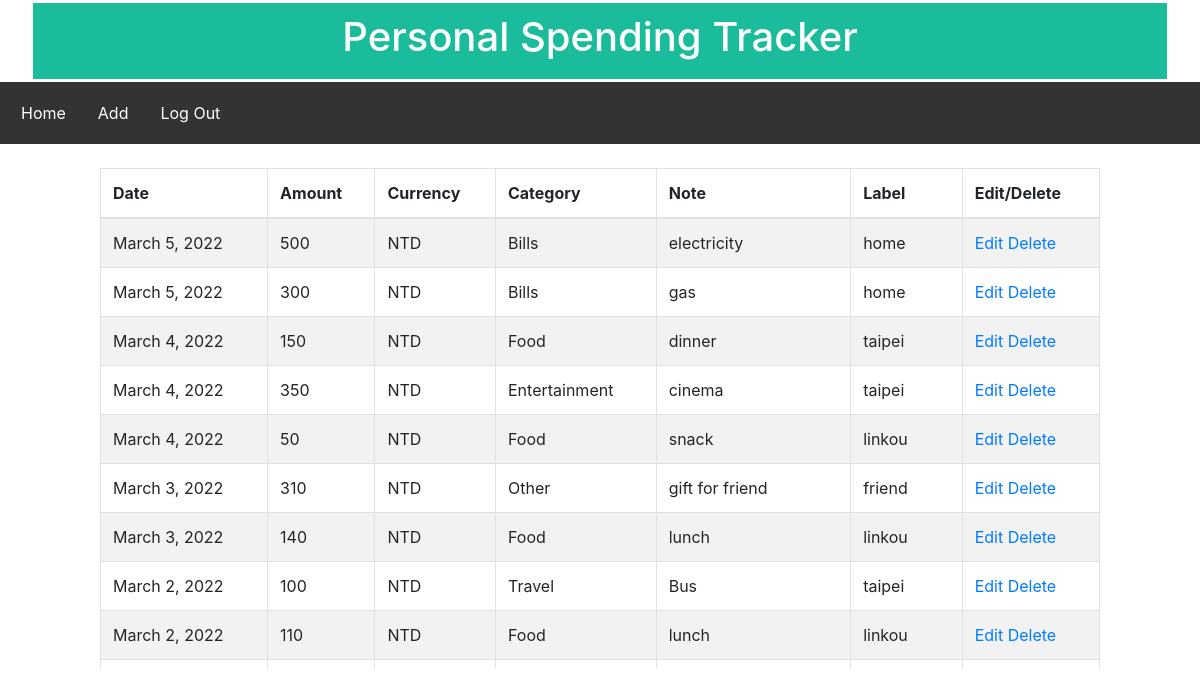
Page /show/ (signed in) on the committed database.
### Record/models.py (models this page shows)
class SpendingTrs(models.Model):
    currency_choices = (
        ('NTD', 'NTD'),
    )
    category_choices = (
        ('Food', 'FOOD'),
        ('Bills', 'BILLS'),
        ('Travel', 'TRAVEL'),
        ('Healthcare', 'HEALTHCARE'),
        ('Entertainment', 'ENTERTAINMENT'),
        ('Other', 'OTHER'),
    )
    user = models.CharField('Username', max_length=50)
    date = models.DateField('Date')
    amount = models.IntegerField('Amount Spent', default=0)
    category = models.CharField('Category', choices=category_choices, max_length=50)
    currency = models.CharField('Currency', choices=currency_choices, max_length=3)
    note = models.CharField('Transaction Note', max_length=200)
    label = models.CharField('Label', max_length=50)

### Record/views.py (the view)
# urls.py: path('show/', show_record, name='show'),
def show_record(request):
    record = SpendingTrs.objects.all().filter(user=request.user).order_by('-date')
    print(SpendingTrs.objects.all().filter(user=request.user).order_by('-date').query)
    return render(request, 'Record/show.html', {'records': record})

### templates/Record/show.html (shortened to what this page needs)
<!DOCTYPE html>
<html lang="en">
<head>
</head>
<body>
{% extends 'base.html' %}
{% block content %}
{% if user.is_authenticated %}
<ul style="
list-style-type: none;
margin: 0;
padding: 5px;
overflow: hidden;
background-color: #333;">
    <li style="display: inline; float:left;"><a style="display: block;
  color: white;
  text-align: center;
  padding: 14px 16px;
  text-decoration: none;" href="{% url 'home' %}">Home</a></li>
    <li style="display: inline; float:left;"><a style="display: block;
  color: white;
  text-align: center;
  padding: 14px 16px;
  text-decoration: none;" href="{% url 'add transaction' %}">Add</a></li>
    <li style="display: inline; float:left;"><a style="display: block;
  color: white;
  text-align: center;
  padding: 14px 16px;
  text-decoration: none;" href="{% url 'logout' %}">Log Out</a></li>
</ul>
<br>
<div class="table-wrapper" style="max-height: 500px;
	width: 1000px;
	padding: 0px;
	margin: 0px auto 0px auto;
	overflow: auto;">
<table class="table table-bordered table-striped">
  <thead>
    <tr>
      <th scope="col">Date</th>
      <th scope="col">Amount</th>
      <th scope="col">Currency</th>
      <th scope="col">Category</th>
      <th scope="col">Note</th>
      <th scope="col">Label</th>
      <th scope="col">
        Edit/Delete
      </th>
    </tr>
  </thead>
  <tbody>
  {% for record in records %}
  <tr>
    <td>{{ record.date }}</td>
    <td>{{ record.amount }}</td>
    <td>{{ record.currency }}</td>
    <td>{{ record.category }}</td>
    <td>{{ record.note }}</td>
    <td>{{ record.label }}</td>
    <td>
       <a href="/edit/{{ record.id }}"><span class="glyphicon glyphicon-pencil" >Edit</span></a>
        <a href="/delete/{{ record.id }}"><span class="glyphicon glyphicon-pencil" >Delete</span></a>
    </td>
  </tr>
  {% endfor %}
  </tbody>
</table>
</div>
{% else %}
  <p>You are not logged in</p>
  <a href="{% url 'login' %}">Log In</a>
{% endif %}
{% endblock %}

### templates/base.html (shortened to what this page needs)
<!DOCTYPE html>
<html lang="en">
<head>
</head>
<body>
<div class="container" style="margin: auto;
border: solid;
padding: 10px;
text-align: center;
  background: #1abc9c;
  color: white;">
  <h1 style="text-align: center;">Personal Spending Tracker</h1>
</div>
<link rel="stylesheet" href="https://stackpath.bootstrapcdn.com/bootstrap/4.1.3/css/bootstrap.min.css">
  <main>
    {% block content %}
    {% endblock %}
  </main>
</body>
</html>

### rows in the picture
SpendingTrs: date "March 5, 2022", amount "500", currency "NTD", category "Bills", note "electricity", label "home"
SpendingTrs: date "March 5, 2022", amount "300", currency "NTD", category "Bills", note "gas", label "home"
SpendingTrs: date "March 4, 2022", amount "150", currency "NTD", category "Food", note "dinner", label "taipei"
SpendingTrs: date "March 4, 2022", amount "350", currency "NTD", category "Entertainment", note "cinema", label "taipei"
SpendingTrs: date "March 4, 2022", amount "50", currency "NTD", category "Food", note "snack", label "linkou"
SpendingTrs: date "March 3, 2022", amount "310", currency "NTD", category "Other", note "gift for friend", label "friend"
SpendingTrs: date "March 3, 2022", amount "140", currency "NTD", category "Food", note "lunch", label "linkou"
SpendingTrs: date "March 2, 2022", amount "100", currency "NTD", category "Travel", note "Bus", label "taipei"
SpendingTrs: date "March 2, 2022", amount "110", currency "NTD", category "Food", note "lunch", label "linkou"
